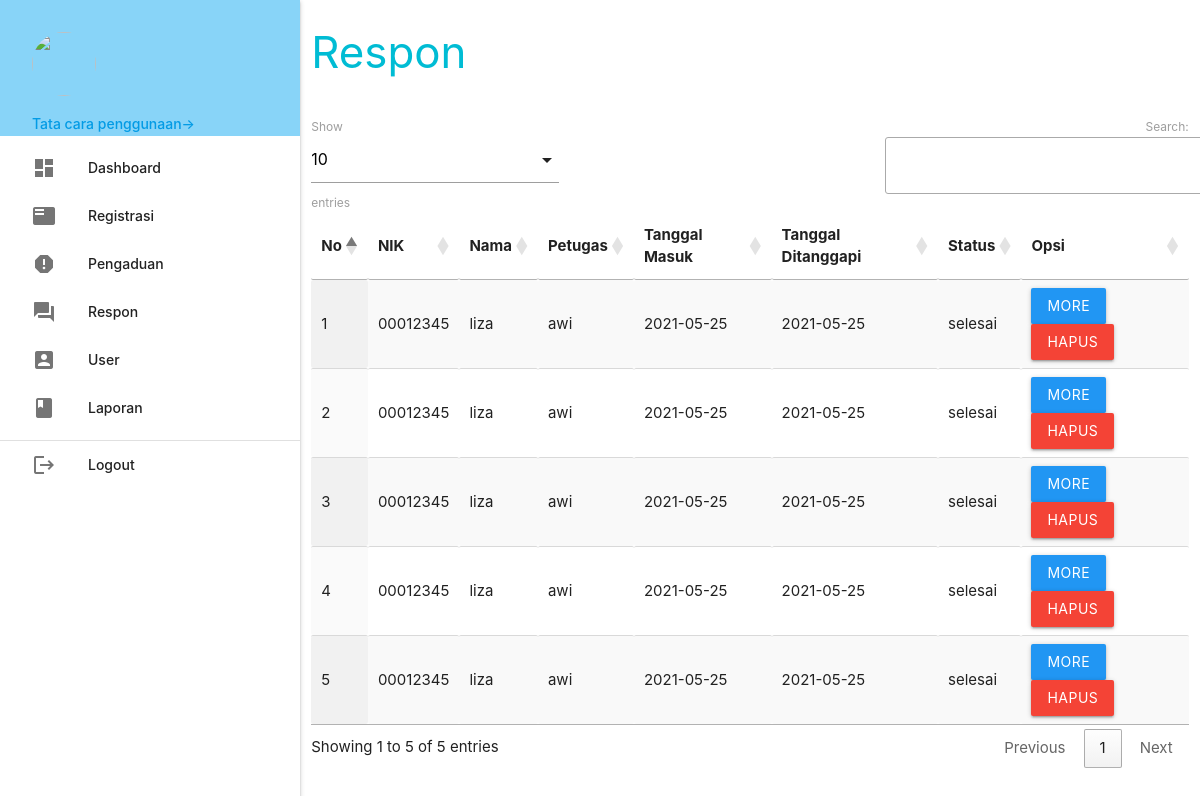
Page /admin/index.php?p=respon (signed in) on the committed database.
### tables this page shows
CREATE TABLE `pengaduan` (
  `id_pengaduan` int(5) NOT NULL,
  `tgl_pengaduan` date NOT NULL,
  `nik` varchar(16) NOT NULL,
  `isi_laporan` text NOT NULL,
  `foto` varchar(255) NOT NULL,
  `status` enum('proses','selesai') NOT NULL
);

CREATE TABLE `masyarakat` (
  `nik` varchar(16) NOT NULL,
  `nama` varchar(35) NOT NULL,
  `username` varchar(25) NOT NULL,
  `password` varchar(255) NOT NULL,
  `telp` varchar(13) NOT NULL
);

CREATE TABLE `petugas` (
  `id_petugas` int(5) NOT NULL,
  `nama_petugas` varchar(30) NOT NULL,
  `username` varchar(30) NOT NULL,
  `password` varchar(255) NOT NULL,
  `telp_petugas` varchar(13) NOT NULL,
  `level` enum('admin','petugas') NOT NULL
);

CREATE TABLE `tanggapan` (
  `id_tanggapan` int(5) NOT NULL,
  `id_pengaduan` int(5) NOT NULL,
  `tgl_tanggapan` date NOT NULL,
  `tanggapan` text NOT NULL,
  `id_petugas` int(5) NOT NULL
);

### admin/respon.php (the view, shortened to what this page needs)
    <div class="row">
    	<div class="col s12 m9">
    		<h3 class="cyan-text">Respon</h3>
    	</div>
    </div>
    <table id="example" class="display responsive-table" style="width:100%">
    	<thead>
    		<tr>
    			<th>No</th>
    			<th>NIK</th>
    			<th>Nama</th>
    			<th>Petugas</th>
    			<th>Tanggal Masuk</th>
    			<th>Tanggal Ditanggapi</th>
    			<th>Status</th>
    			<th>Opsi</th>
    		</tr>
    	</thead>
    	<tbody>
    		<?php
$no = 1;
$query = mysqli_query($koneksi, "SELECT * FROM pengaduan INNER JOIN masyarakat ON pengaduan.nik=masyarakat.nik INNER JOIN tanggapan ON pengaduan.id_pengaduan=tanggapan.id_pengaduan INNER JOIN petugas ON tanggapan.id_petugas=petugas.id_petugas ORDER BY tanggapan.id_pengaduan DESC");
while ($r = mysqli_fetch_assoc($query)) { ?>
    			<tr>
    				<td><?php echo $no++; ?></td>
    				<td><?php echo $r['nik']; ?></td>
    				<td><?php echo $r['nama']; ?></td>
    				<td><?php echo $r['nama_petugas']; ?></td>
    				<td><?php echo $r['tgl_pengaduan']; ?></td>
    				<td><?php echo $r['tgl_tanggapan']; ?></td>
    				<td><?php echo $r['status']; ?></td>
    				<td><a class="btn blue modal-trigger" href="#more?id_tanggapan=<?php echo $r['id_tanggapan'] ?>">More</a> <a class="btn red" onclick="return confirm('Anda Yakin Ingin Menghapus Y/N')" href="index.php?p=tanggapan_hapus&id_tanggapan=<?php echo $r['id_tanggapan'] ?>">Hapus</a></td>
    			</tr>
    		<?php  }
?>
    	</tbody>
    </table>

### rows in the picture
pengaduan: masyarakat.nik "00012345", masyarakat.nama "liza", petugas.nama_petugas "awi", tgl_pengaduan "2021-05-25", tanggapan.tgl_tanggapan "2021-05-25", status "selesai"
pengaduan: masyarakat.nik "00012345", masyarakat.nama "liza", petugas.nama_petugas "awi", tgl_pengaduan "2021-05-25", tanggapan.tgl_tanggapan "2021-05-25", status "selesai"
pengaduan: masyarakat.nik "00012345", masyarakat.nama "liza", petugas.nama_petugas "awi", tgl_pengaduan "2021-05-25", tanggapan.tgl_tanggapan "2021-05-25", status "selesai"
pengaduan: masyarakat.nik "00012345", masyarakat.nama "liza", petugas.nama_petugas "awi", tgl_pengaduan "2021-05-25", tanggapan.tgl_tanggapan "2021-05-25", status "selesai"
pengaduan: masyarakat.nik "00012345", masyarakat.nama "liza", petugas.nama_petugas "awi", tgl_pengaduan "2021-05-25", tanggapan.tgl_tanggapan "2021-05-25", status "selesai"
